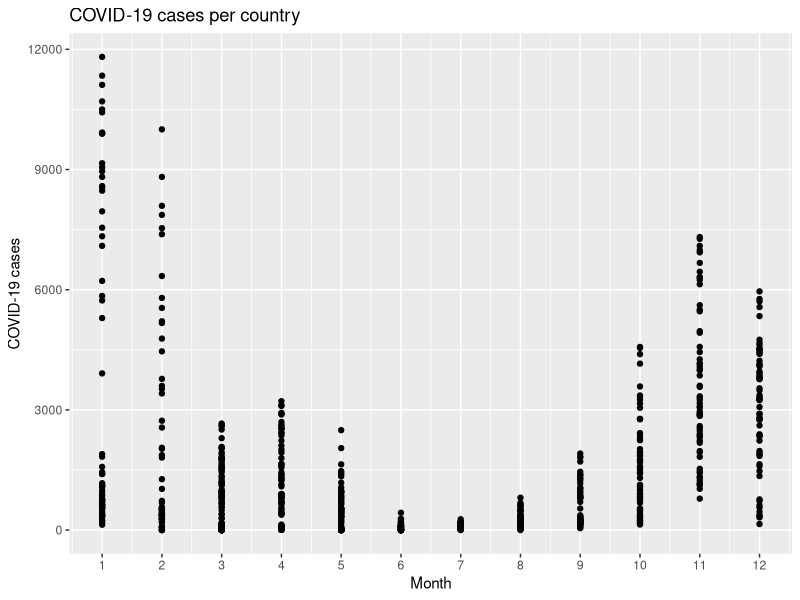
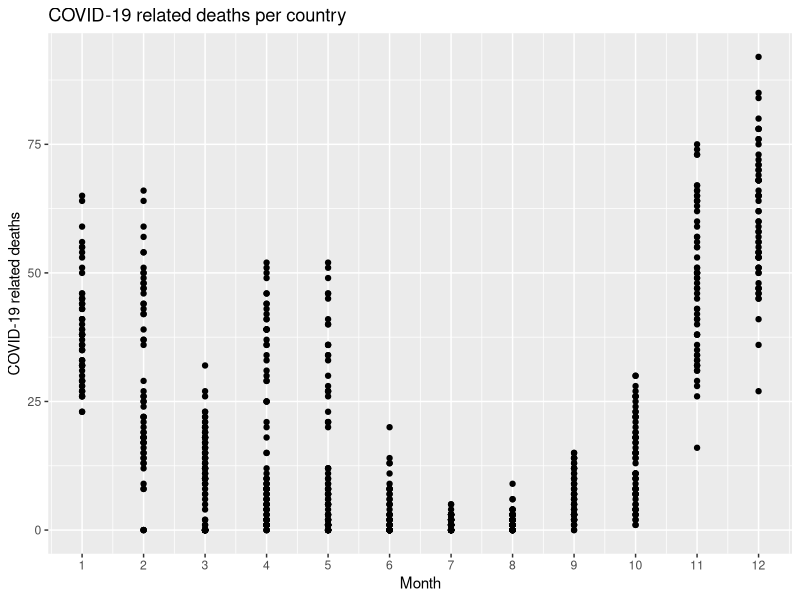

The R script that drew these images, in order:
## ---- chunk 1
library(tidyverse)
library(here)
library(ggplot2)
## ---- chunk 2
covid19_data <- read_csv(here::here("Data/Data_raw/covid19_data.csv"))
## ---- chunk 3
covid19_data %>% group_by(day, month, year) %>% filter(countriesAndTerritories == "Croatia") %>%
  ggplot(aes(x = month, y = cases)) +
  geom_point() +
  scale_x_continuous(breaks = seq(1, 12, 1)) +
  labs(title = "COVID-19 cases per country",
       x = "Month",
       y = "COVID-19 cases")
## ---- chunk 4
covid19_data %>% group_by(day, month, year) %>% filter(countriesAndTerritories == "Croatia") %>%
  ggplot(aes(x = month, y = deaths)) +
  geom_point() +
  scale_x_continuous(breaks = seq(1, 12, 1)) +
  labs(title = "COVID-19 related deaths per country",
       x = "Month",
       y = "COVID-19 related deaths")
